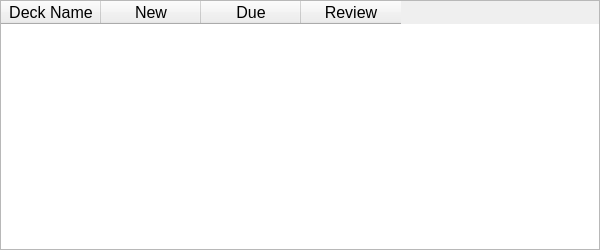
<?xml version="1.0" encoding="UTF-8"?>
<ui version="4.0">
 <class>DeckListPanel</class>
 <widget class="QWidget" name="DeckListPanel">
  <property name="geometry">
   <rect>
    <x>0</x>
    <y>0</y>
    <width>600</width>
    <height>250</height>
   </rect>
  </property>
  <property name="windowTitle">
   <string>Form</string>
  </property>
  <layout class="QVBoxLayout" name="verticalLayout">
   <property name="spacing">
    <number>0</number>
   </property>
   <property name="leftMargin">
    <number>0</number>
   </property>
   <property name="topMargin">
    <number>0</number>
   </property>
   <property name="rightMargin">
    <number>0</number>
   </property>
   <property name="bottomMargin">
    <number>0</number>
   </property>
   <item>
    <widget class="QTableWidget" name="deckList">
     <property name="sizePolicy">
      <sizepolicy hsizetype="Expanding" vsizetype="Minimum">
       <horstretch>0</horstretch>
       <verstretch>0</verstretch>
      </sizepolicy>
     </property>
     <property name="minimumSize">
      <size>
       <width>500</width>
       <height>150</height>
      </size>
     </property>
     <property name="maximumSize">
      <size>
       <width>16777215</width>
       <height>250</height>
      </size>
     </property>
     <property name="font">
      <font>
       <pointsize>12</pointsize>
      </font>
     </property>
     <property name="editTriggers">
      <set>QAbstractItemView::EditTrigger::NoEditTriggers</set>
     </property>
     <property name="selectionMode">
      <enum>QAbstractItemView::SelectionMode::SingleSelection</enum>
     </property>
     <property name="selectionBehavior">
      <enum>QAbstractItemView::SelectionBehavior::SelectRows</enum>
     </property>
     <property name="showGrid">
      <bool>false</bool>
     </property>
     <column>
      <property name="text">
       <string>Deck Name</string>
      </property>
     </column>
     <column>
      <property name="text">
       <string>New</string>
      </property>
     </column>
     <column>
      <property name="text">
       <string>Due</string>
      </property>
     </column>
     <column>
      <property name="text">
       <string>Review</string>
      </property>
     </column>
    </widget>
   </item>
  </layout>
 </widget>
 <resources/>
 <connections/>
</ui>
